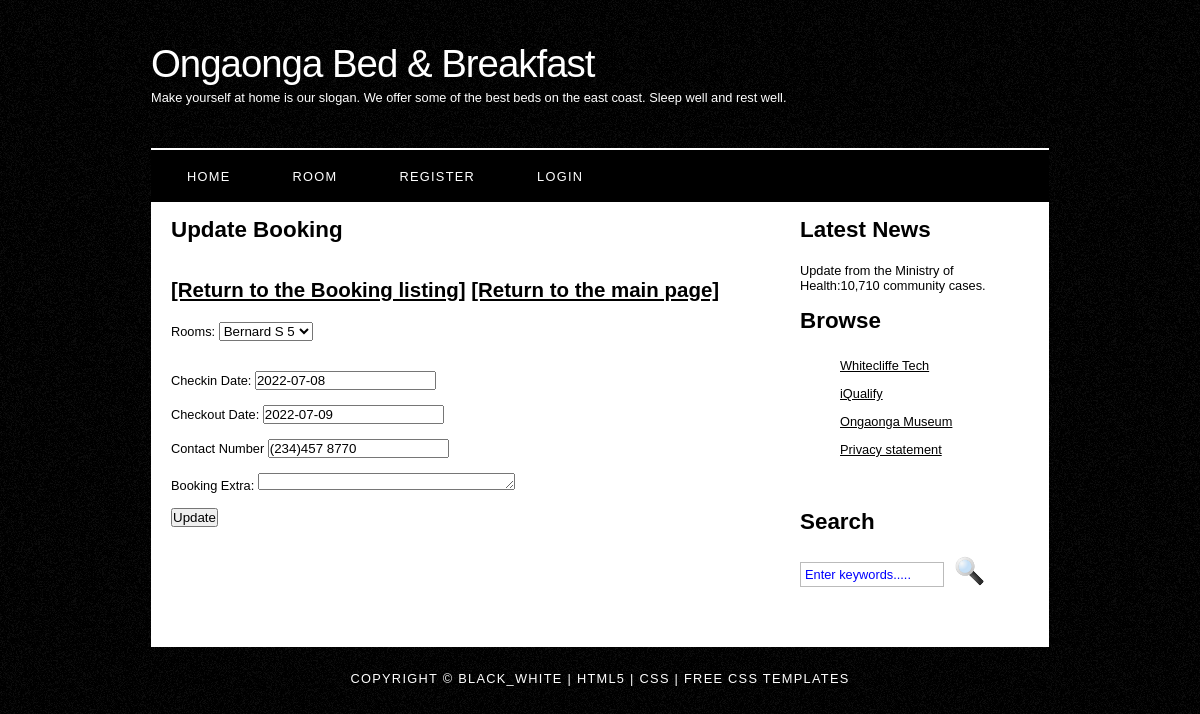
The page /bookaroom/editbooking.php?id=1 on the database its author committed.
### tables this page shows
CREATE TABLE `booking` (
  `bookingID` int NOT NULL AUTO_INCREMENT,
  `roomID` int NOT NULL,
  `customerID` int NOT NULL,
  `checkindate` date NOT NULL,
  `checkoutdate` date NOT NULL,
  `contactnumber` varchar(50) NOT NULL,
  `price` double DEFAULT NULL,
  `review` varchar(100) DEFAULT NULL,
  `booking_extra` varchar(200) DEFAULT NULL,
  PRIMARY KEY (`bookingID`),
  KEY `FK_customerID` (`customerID`),
  KEY `FK_roomID` (`roomID`),
  CONSTRAINT `FK_customerID` FOREIGN KEY (`customerID`) REFERENCES `customer` (`customerID`) ON DELETE RESTRICT ON UPDATE RESTRICT,
  CONSTRAINT `FK_roomID` FOREIGN KEY (`roomID`) REFERENCES `room` (`roomID`) ON DELETE RESTRICT ON UPDATE RESTRICT
);

CREATE TABLE `room` (
  `roomID` int NOT NULL AUTO_INCREMENT,
  `roomname` varchar(60) NOT NULL,
  `description` varchar(60) NOT NULL,
  `roomtype` varchar(50) NOT NULL,
  `beds` int NOT NULL,
  PRIMARY KEY (`roomID`)
);

### bookaroom/editbooking.php (the view, shortened to what this page needs)
<!DOCTYPE html>
<html lang="en">
<head>
    <link rel="stylesheet" href="//code.jquery.com/ui/1.13.1/themes/base/jquery-ui.css">
</head>
<body>
    <?php
    include "header.php";
    include "menu.php";
    echo '<div id="site_content">';
    include "sidebar.php";
    echo '<div id="content">';
    $DBC = mysqli_connect(DBHOST, DBUSER, DBPASSWORD, DBDATABASE);
    if ($_SERVER["REQUEST_METHOD"] == "GET") {
        $id = $_GET['id'];
    }
    $query = 'SELECT booking.bookingID, room.roomID, room.roomname, room.roomtype, room.beds, booking.checkindate, booking.checkoutdate, booking.contactnumber, booking.booking_extra FROM `booking`
INNER JOIN `room` ON booking.roomID=room.roomID WHERE bookingID=' . $id;
    $result = mysqli_query($DBC, $query);
    $rowcount = mysqli_num_rows($result);
    ?>
    <h1>Update Booking</h1>
    <h2>
        <a href='bookinglisting.php'>[Return to the Booking listing]</a>
        <a href="index.php">[Return to the main page]</a>
    </h2>
    <form method="POST">
        <div>
            <label for="room">Rooms:</label>
            <select name="room" id="room">
                <?php
                if ($rowcount > 0) {
                    $row = mysqli_fetch_assoc($result)
                ?>
                    <option value="<?php echo $row['roomID']; ?>">
                        <?php echo $row['roomname'] . ' '
                            . $row['roomtype'] . ' '
                            . $row['beds'] ?>
                    </option>
                <?php
                } else echo "<option>No rooms found</option>";
                ?>
            </select>
        </div>
        <br>
        <br>
        <div>
            <label for="checkin">Checkin Date:</label>
            <input type="text" id="checkin" name="checkin" value="<?php echo $row['checkindate'] ?>" required>
        </div>
        <br>
        <div>
            <label for="checkout">Checkout Date:</label>
            <input type="text" id="checkout" name="checkout" required value="<?php echo $row['checkoutdate'] ?>" required>
        </div>
        <br>
        <div>
            <label for="contactnumber">Contact Number</label>
            <input type="text" id="contactnumber" name="contactnumber" value="<?php echo $row['contactnumber'] ?>" required>
        </div>
        <br>
        <div>
            <label for="extra">Booking Extra:</label>
            <textarea name="extra" id="extra" value="<?php echo $row['booking_extra'] ?>" cols="30" rows="1"></textarea>
        </div>
        <br>
        <div>
            <input type="submit" name="submit" value="Update">
        </div>
    </form>
</body>
<?php
include "footer.php";
?>
</html>

### bookaroom/style/style.css (style rules this page uses)
html { height: 100%; }
* { margin: 0; padding: 0; }
body { font: normal .80em 'century gothic', arial, sans-serif; background: #000 url(background.png) repeat; color: #000; }
h1, h2, h3, h4, h5, h6 { font: normal 175% 'century gothic', arial, sans-serif; color: #000; margin: 0 0 15px 0; padding: 15px 0 5px 0; font-weight: bold; }
h2 { font: normal 160% 'century gothic', arial, sans-serif; font-weight: bold; }
a, a:hover { outline: none; text-decoration: underline; color: #000; }
#main, #logo, #menubar, #site_content, #footer { margin-left: auto; margin-right: auto; }
#site_content { width: 854px; overflow: hidden; margin: 0 auto 0 auto; padding: 0 24px 20px 20px; background: #FFF; }
#content { text-align: left; float: left; width: 595px; padding: 0; }

### rows shown on the page
booking: room "Bernard S 5", checkin "2022-07-08", checkout "2022-07-09", contactnumber "(234)457 8770"
